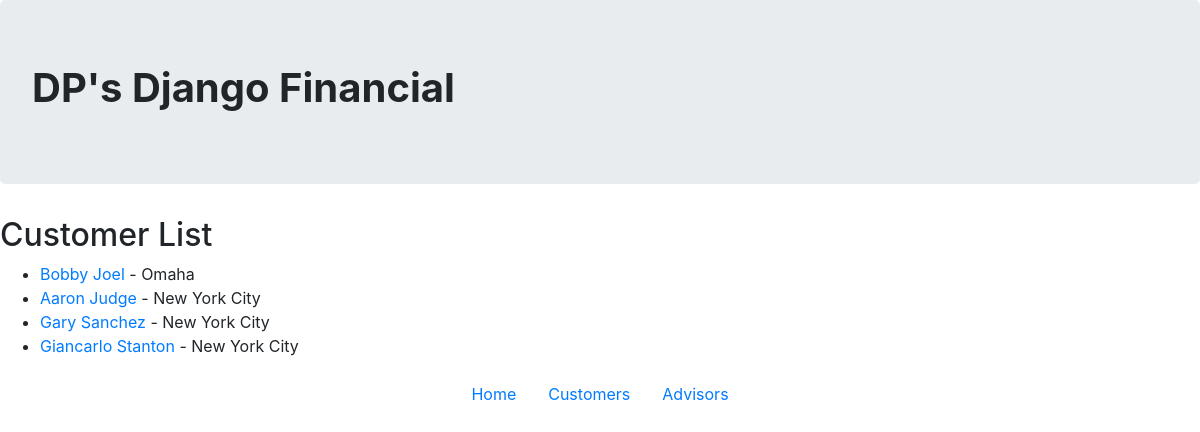
The app's page /customer/, older data.
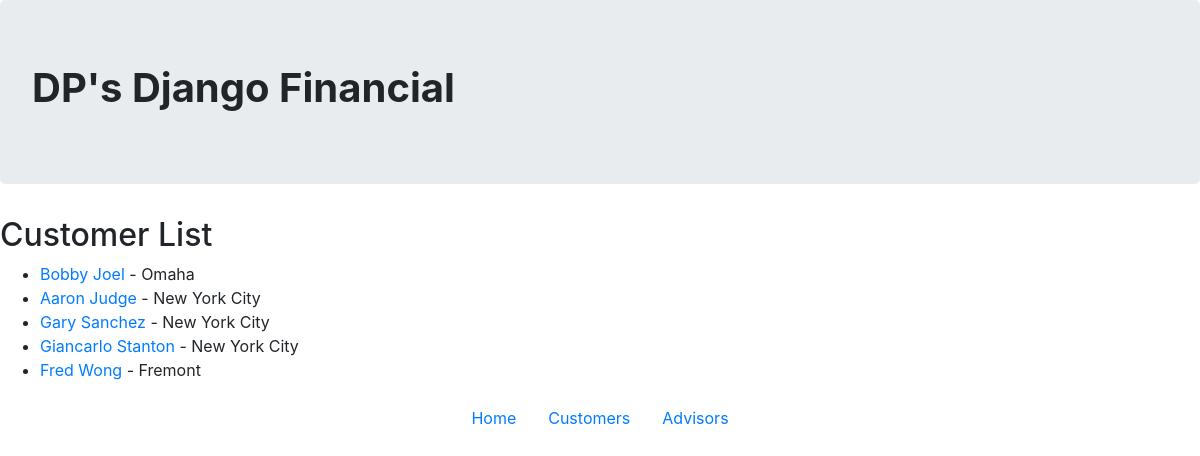
The same page, newer data.
### financial/models.py (models this page shows, shortened)
class Customer(models.Model):
    name = models.CharField(max_length=50)
    address = models.CharField(max_length=50)
    city = models.CharField(max_length=30)
    state = models.CharField(max_length=30)
    zip = models.DecimalField(max_digits=5, decimal_places=0)
    email = models.CharField(max_length=50)
    phone = models.CharField(max_length=12)

### financial/views.py (the view)
# urls.py: url(r'^customer/$', views.allCustomers, name='allcustomers'),
def allCustomers(request):
    customer = Customer.objects.all
    return render(request, 'financial/customer.html', {'customer': customer})

### financial/templates/financial/customer.html (shortened to what this page needs)
<!doctype html>
<html lang="en">
  <head>
    <link rel="stylesheet" href="https://maxcdn.bootstrapcdn.com/bootstrap/4.0.0/css/bootstrap.min.css">
  </head>
  <body>
    <div class ="jumbotron text-left">
        <h1><b>DP's Django Financial</b></h1>
    </div>
    <h2>Customer List</h2>
    <ul>
        {%  for customer in customer %}
            <li><a href="{% url 'onecustomer' customer.id %}">{{ customer.name }}</a> - {{ customer.city }}</li>
        {% endfor %}
    </ul>
         <div class="container">
        <ul class="nav justify-content-center">
            <li class="nav-item">
                <a class="nav-link" href="http://127.0.0.1:8000">Home</a>
            </li>
            <li class="nav-item">
                <a class="nav-link" href="http://127.0.0.1:8000/customer/">Customers</a>
            </li>
            <li class="nav-item">
                <a class="nav-link" href="http://127.0.0.1:8000/admin/financial/customer/">Advisors</a>
            </li>
        </ul>
    </div>
  </body>
</html>

Row changes from the older to the newer data that the page shows:
added Customer: name "Fred Wong", city "Fremont"
